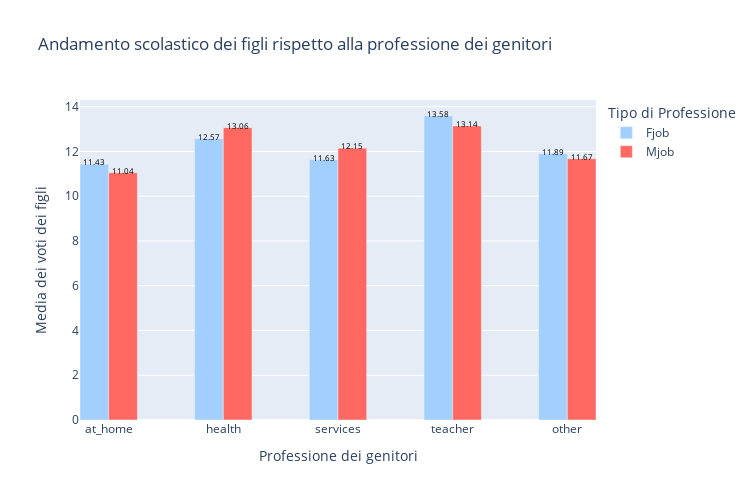

Notebook code for this chart:
### Code cell
fjob_mean = por.groupby('Fjob')['G3'].mean()
mjob_mean = por.groupby('Mjob')['G3'].mean()

# Add 'other' as finally category
job_levels = sorted(por['Fjob'].unique())
if 'other' in job_levels:
    job_levels.remove('other')
    job_levels.append('other')

fjob_mean = fjob_mean.reindex(job_levels, fill_value=0) 
mjob_mean = mjob_mean.reindex(job_levels, fill_value=0)

bar_width = 0.25
index = np.arange(len(job_levels))

fig = go.Figure()

# Fjob bars
fig.add_trace(go.Bar(
    x=index - bar_width / 2,
    y=fjob_mean.values,
    width=bar_width,
    name='Fjob',
    marker_color='#A2CFFE'
))

# Mjob bars
fig.add_trace(go.Bar(
    x=index + bar_width / 2, 
    y=mjob_mean.values,
    width=bar_width,
    name='Mjob',
    marker_color='#FF6961'
))

# Plot layout
fig.update_layout(
    title="Andamento scolastico dei figli rispetto alla professione dei genitori",
    xaxis_title="Professione dei genitori",
    yaxis_title="Media dei voti dei figli",
    xaxis=dict(
        tickvals=index,
        ticktext=job_levels,
        title="Professione dei genitori"
    ),
    barmode='group',
    legend_title="Tipo di Professione", 
    width=750,
    height=500
)

# Settings bar's labels
for i in range(len(job_levels)):
    fig.add_annotation(
        x=index[i] - bar_width / 2,
        y=fjob_mean.iloc[i] + 0.1,
        text=f'{fjob_mean.iloc[i]:.2f}',
        showarrow=False,
        font=dict(size=8, color='black')
    )
    fig.add_annotation(
        x=index[i] + bar_width / 2,
        y=mjob_mean.iloc[i] + 0.1,
        text=f'{mjob_mean.iloc[i]:.2f}',
        showarrow=False,
        font=dict(size=8, color='black')
    )

fig.show()

### Figure 1 — Plotly figure (JSON) as saved in the notebook; plotly's stock layout.template omitted (floating-point values rounded to 4 significant figures)
{"data": [{"marker": {"color": "#A2CFFE"}, "name": "Fjob", "type": "bar", "width": 0.25, "x": [-0.125, 0.875, 1.875, 2.875, 3.875], "y": [11.43, 12.57, 11.63, 13.58, 11.89]}, {"marker": {"color": "#FF6961"}, "name": "Mjob", "type": "bar", "width": 0.25, "x": [0.125, 1.125, 2.125, 3.125, 4.125], "y": [11.04, 13.06, 12.15, 13.14, 11.67]}], "layout": {"annotations": [{"font": {"color": "black", "size": 8}, "showarrow": false, "text": "11.43", "x": -0.125, "y": 11.53}, {"font": {"color": "black", "size": 8}, "showarrow": false, "text": "11.04", "x": 0.125, "y": 11.14}, {"font": {"color": "black", "size": 8}, "showarrow": false, "text": "12.57", "x": 0.875, "y": 12.67}, {"font": {"color": "black", "size": 8}, "showarrow": false, "text": "13.06", "x": 1.125, "y": 13.16}, {"font": {"color": "black", "size": 8}, "showarrow": false, "text": "11.63", "x": 1.875, "y": 11.73}, {"font": {"color": "black", "size": 8}, "showarrow": false, "text": "12.15", "x": 2.125, "y": 12.25}, {"font": {"color": "black", "size": 8}, "showarrow": false, "text": "13.58", "x": 2.875, "y": 13.68}, {"font": {"color": "black", "size": 8}, "showarrow": false, "text": "13.14", "x": 3.125, "y": 13.24}, {"font": {"color": "black", "size": 8}, "showarrow": false, "text": "11.89", "x": 3.875, "y": 11.99}, {"font": {"color": "black", "size": 8}, "showarrow": false, "text": "11.67", "x": 4.125, "y": 11.77}], "barmode": "group", "height": 500, "legend": {"title": {"text": "Tipo di Professione"}}, "title": {"text": "Andamento scolastico dei figli rispetto alla professione dei genitori"}, "width": 750, "xaxis": {"ticktext": ["at_home", "health", "services", "teacher", "other"], "tickvals": [0, 1, 2, 3, 4], "title": {"text": "Professione dei genitori"}}, "yaxis": {"title": {"text": "Media dei voti dei figli"}}}}
